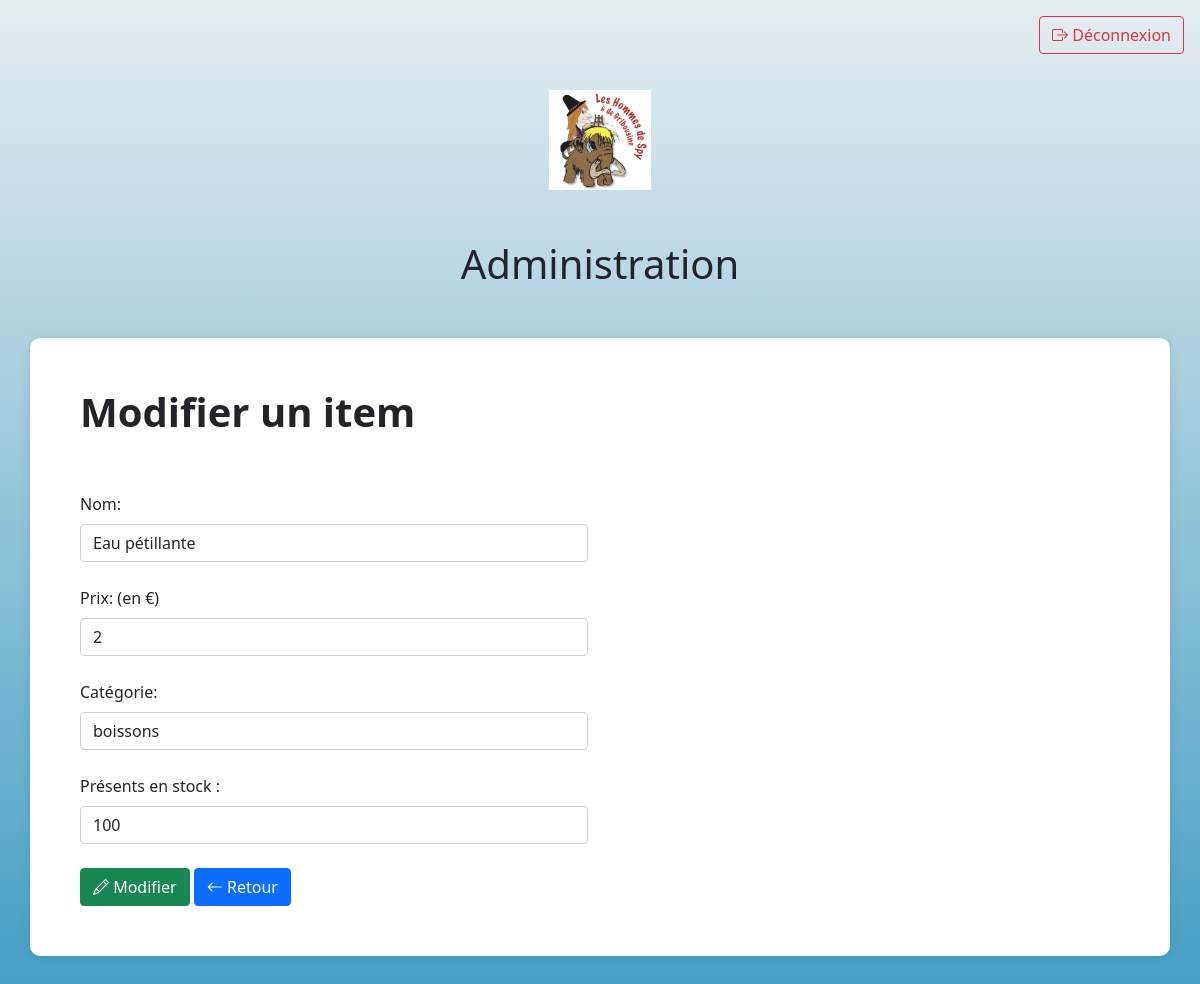
The app's page /admin/update.php?id=8 with its own data.
### tables this page shows
CREATE TABLE `items` (
  `id` int(11) NOT NULL,
  `item_name` varchar(100) NOT NULL,
  `price` float NOT NULL,
  `category_id` int(11) NOT NULL,
  `stock` int(11) NOT NULL
);

### admin/update.php (the view, shortened to what this page needs)
<?php
if (!empty($_GET['id'])) {
    $id = checkInput($_GET['id']);
}
$nameError = $priceError = $categoryError = $stockError = $name = $price = $category = $stock = "";
if (!empty($_POST)) {
    $name               = checkInput($_POST['name']);
    $price              = checkInput($_POST['price']);
    $category           = checkInput($_POST['category']);
    $stock              = checkInput($_POST['stock']);
    $isSuccess          = true;
    if (empty($name)) {
        $nameError = 'Ce champ ne peut pas être vide';
        $isSuccess = false;
    }
    if (empty($stock)) {
        $stockError = 'Ce champ ne peut pas être vide';
        $isSuccess = false;
    }
    if (empty($price)) {
        $priceError = 'Ce champ ne peut pas être vide';
        $isSuccess = false;
    }
    if (empty($category)) {
        $categoryError = 'Ce champ ne peut pas être vide';
        $isSuccess = false;
    }
    if (($isSuccess)) {
        $db = Database::connect();
        $statement = $db->prepare("UPDATE items set item_name = ?, stock = ?, price = ?, category_id = ? where id = ?");
        $statement->execute(array($name, $stock, $price, $category, $id));
        Database::disconnect();
        header("Location: index.php");
    }
} else {
    $db = Database::connect();
    $statement = $db->prepare("SELECT * FROM items where id = ?");
    $statement->execute(array($id));
    $item = $statement->fetch();
    $name           = $item['item_name'];
    $price          = $item['price'];
    $category       = $item['category_id'];
    $stock          = $item['stock'];
}
function checkInput($data)
{
    $data = trim($data);
    $data = stripslashes($data);
    $data = htmlspecialchars($data);
    return $data;
}
?>
<!DOCTYPE html>
<html>
<head>
    <link href="https://cdn.jsdelivr.net/npm/bootstrap@5.1.1/dist/css/bootstrap.min.css" rel="stylesheet">
    <link rel="stylesheet" href="https://cdn.jsdelivr.net/npm/bootstrap-icons@1.5.0/font/bootstrap-icons.css">
    <link rel="stylesheet" href="../css/style.css">
</head>
<body>
    <div class="d-flex justify-content-end p-3">
        <a href="logout.php" class="btn btn-outline-danger">
            <span class="bi-box-arrow-right"></span> Déconnexion
        </a>
    </div>
    <div class="container">
        <div class="en-tete">
            <img class="logo" src="../images/logo.jpg" alt="">
            <h1>Administration</h1>
        </div>
    </div>
    <div class="container admin">
        <div class="row">
            <div class="col-sm-6">
                <h1><strong>Modifier un item</strong></h1>
                <br>
                <form class="form" action="update.php?id=<?php echo $_GET['id']; ?>" role="form" method="post" >
                    <br>
                    <div>
                        <label class="form-label" for="name">Nom:</label>
                        <input type="text" class="form-control" id="name" name="name" placeholder="Nom" value="<?php echo $name; ?>">
                    </div>
                    <br>
                    <div>
                        <label class="form-label" for="price">Prix: (en €)</label>
                        <input type="number" step="0.50" class="form-control" id="price" name="price" placeholder="Prix" value="<?php echo $price; ?>">
                    </div>
                    <br>
                    <div>
                        <label class="form-label" for="category">Catégorie:</label>
                        <select class="form-control" id="category" name="category">
                            <?php
                            $db = Database::connect();
                            foreach ($db->query('SELECT * FROM categories') as $row) {
                                if ($category == $row['id']) {
                                    echo '<option selected="selected" value="' . $row['id'] . '">' . $row['category_name'] . '</option>';
                                } else {
                                    echo '<option value="' . $row['id'] . '">' . $row['category_name'] . '</option>';
                                }
                            }
                            ?>
                        </select>
                    </div>
                    <br>
                    <div>
                        <label class="form-label" for="stock">Présents en stock :</label>
                        <input type="number" step="1" class="form-control" id="stock" name="stock" placeholder="Stock" value="<?php echo $stock; ?>">
                    </div>
                    <br>
                    <div class="form-actions">
                        <button type="submit" class="btn btn-success"><span class="bi-pencil"></span> Modifier</button>
                        <a class="btn btn-primary" href="index.php"><span class="bi-arrow-left"></span> Retour</a>
                    </div>
                </form>
            </div>
        </div>
    </div>
</body>
</html>

### css/style.css (style rules this page uses)
body { background: #419dc4; background: linear-gradient(0deg, rgba(65, 157, 196, 1) 0%, rgba(230, 237, 240, 1) 100%); min-height: 100vh; height: auto; margin: 0; }
.en-tete { text-align: center; margin-top: 20px; margin-bottom: 50px; }
.logo { width: auto; height: 100px; margin-bottom: 50px; }
.admin { background-color: #fff; padding: 50px; border-radius: 10px; margin-bottom: 50px; box-shadow: 0 0 10px rgba(0, 0, 0, 0.1); }

### records on screen
items: name "Eau pétillante", price "2", stock "100"

### other values on screen
form field category "boissons"
